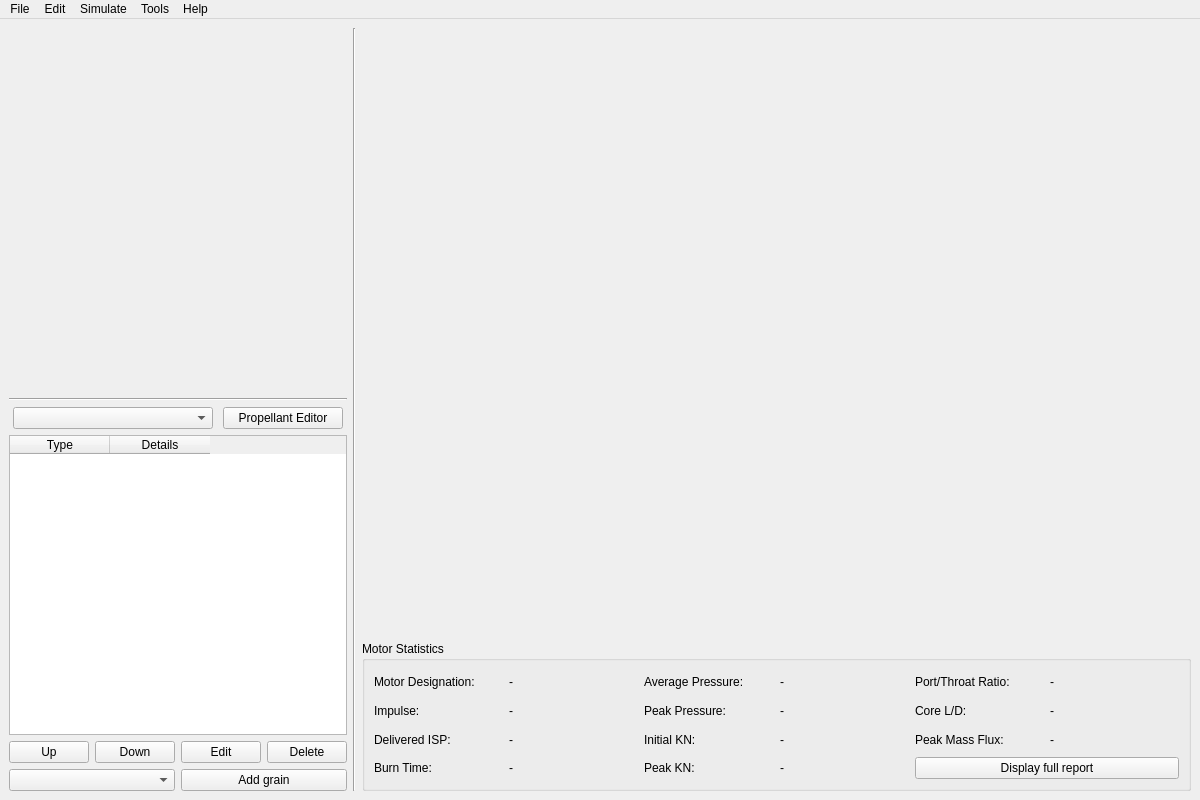
<?xml version="1.0" encoding="UTF-8"?>
<ui version="4.0">
 <class>MainWindow</class>
 <widget class="QMainWindow" name="MainWindow">
  <property name="geometry">
   <rect>
    <x>0</x>
    <y>0</y>
    <width>1200</width>
    <height>800</height>
   </rect>
  </property>
  <property name="minimumSize">
   <size>
    <width>1200</width>
    <height>800</height>
   </size>
  </property>
  <property name="maximumSize">
   <size>
    <width>16777215</width>
    <height>16777215</height>
   </size>
  </property>
  <property name="windowTitle">
   <string>openMotor</string>
  </property>
  <property name="windowIcon">
   <iconset>
    <normaloff>oMIconCycles.png</normaloff>oMIconCycles.png</iconset>
  </property>
  <widget class="QWidget" name="centralwidget">
   <property name="minimumSize">
    <size>
     <width>600</width>
     <height>0</height>
    </size>
   </property>
   <layout class="QHBoxLayout" name="horizontalLayout">
    <item>
     <layout class="QVBoxLayout" name="verticalLayout">
      <item>
       <widget class="motorEditor" name="motorEditor" native="true">
        <property name="sizePolicy">
         <sizepolicy hsizetype="Preferred" vsizetype="Expanding">
          <horstretch>0</horstretch>
          <verstretch>0</verstretch>
         </sizepolicy>
        </property>
        <layout class="QVBoxLayout" name="verticalLayout_3">
         <property name="leftMargin">
          <number>4</number>
         </property>
        </layout>
       </widget>
      </item>
      <item>
       <widget class="Line" name="line">
        <property name="orientation">
         <enum>Qt::Horizontal</enum>
        </property>
       </widget>
      </item>
      <item>
       <layout class="QHBoxLayout" name="horizontalLayout_3">
        <property name="topMargin">
         <number>0</number>
        </property>
        <item>
         <widget class="QComboBox" name="comboBoxPropellant">
          <property name="maximumSize">
           <size>
            <width>200</width>
            <height>16777215</height>
           </size>
          </property>
         </widget>
        </item>
        <item>
         <widget class="QPushButton" name="pushButtonPropEditor">
          <property name="sizePolicy">
           <sizepolicy hsizetype="Fixed" vsizetype="Fixed">
            <horstretch>0</horstretch>
            <verstretch>0</verstretch>
           </sizepolicy>
          </property>
          <property name="minimumSize">
           <size>
            <width>120</width>
            <height>0</height>
           </size>
          </property>
          <property name="maximumSize">
           <size>
            <width>120</width>
            <height>16777215</height>
           </size>
          </property>
          <property name="text">
           <string>Propellant Editor</string>
          </property>
         </widget>
        </item>
       </layout>
      </item>
      <item>
       <widget class="QTableWidget" name="tableWidgetGrainList">
        <property name="sizePolicy">
         <sizepolicy hsizetype="Fixed" vsizetype="Expanding">
          <horstretch>0</horstretch>
          <verstretch>0</verstretch>
         </sizepolicy>
        </property>
        <property name="maximumSize">
         <size>
          <width>400</width>
          <height>300</height>
         </size>
        </property>
        <property name="horizontalScrollBarPolicy">
         <enum>Qt::ScrollBarAlwaysOff</enum>
        </property>
        <property name="sizeAdjustPolicy">
         <enum>QAbstractScrollArea::AdjustIgnored</enum>
        </property>
        <property name="selectionMode">
         <enum>QAbstractItemView::SingleSelection</enum>
        </property>
        <property name="selectionBehavior">
         <enum>QAbstractItemView::SelectRows</enum>
        </property>
        <property name="textElideMode">
         <enum>Qt::ElideNone</enum>
        </property>
        <property name="columnCount">
         <number>2</number>
        </property>
        <attribute name="horizontalHeaderCascadingSectionResizes">
         <bool>false</bool>
        </attribute>
        <attribute name="verticalHeaderCascadingSectionResizes">
         <bool>false</bool>
        </attribute>
        <column>
         <property name="text">
          <string>Type</string>
         </property>
        </column>
        <column>
         <property name="text">
          <string>Details</string>
         </property>
        </column>
       </widget>
      </item>
      <item>
       <layout class="QHBoxLayout" name="horizontalLayout_2">
        <item>
         <widget class="QPushButton" name="pushButtonMoveGrainUp">
          <property name="text">
           <string>Up</string>
          </property>
         </widget>
        </item>
        <item>
         <widget class="QPushButton" name="pushButtonMoveGrainDown">
          <property name="text">
           <string>Down</string>
          </property>
         </widget>
        </item>
        <item>
         <widget class="QPushButton" name="pushButtonEditGrain">
          <property name="text">
           <string>Edit</string>
          </property>
         </widget>
        </item>
        <item>
         <widget class="QPushButton" name="pushButtonDeleteGrain">
          <property name="text">
           <string>Delete</string>
          </property>
         </widget>
        </item>
       </layout>
      </item>
      <item>
       <layout class="QHBoxLayout" name="horizontalLayout_4">
        <item>
         <widget class="QComboBox" name="comboBoxGrainGeometry"/>
        </item>
        <item>
         <widget class="QPushButton" name="pushButtonAddGrain">
          <property name="text">
           <string>Add grain</string>
          </property>
         </widget>
        </item>
       </layout>
      </item>
     </layout>
    </item>
    <item>
     <widget class="Line" name="line_2">
      <property name="orientation">
       <enum>Qt::Vertical</enum>
      </property>
     </widget>
    </item>
    <item>
     <layout class="QVBoxLayout" name="verticalLayout_2">
      <property name="leftMargin">
       <number>0</number>
      </property>
      <item>
       <widget class="graphWidget" name="graphWidget" native="true"/>
      </item>
      <item>
       <widget class="QGroupBox" name="groupBox">
        <property name="sizePolicy">
         <sizepolicy hsizetype="Expanding" vsizetype="Fixed">
          <horstretch>0</horstretch>
          <verstretch>0</verstretch>
         </sizepolicy>
        </property>
        <property name="minimumSize">
         <size>
          <width>300</width>
          <height>150</height>
         </size>
        </property>
        <property name="maximumSize">
         <size>
          <width>16777215</width>
          <height>150</height>
         </size>
        </property>
        <property name="title">
         <string>Motor Statistics</string>
        </property>
        <layout class="QGridLayout" name="gridLayout">
         <item row="2" column="1">
          <layout class="QHBoxLayout" name="horizontalLayoutInitialKN">
           <item>
            <widget class="QLabel" name="labelInitialKNText">
             <property name="text">
              <string>Initial KN:</string>
             </property>
            </widget>
           </item>
           <item>
            <widget class="QLabel" name="labelInitialKN">
             <property name="text">
              <string>-</string>
             </property>
            </widget>
           </item>
          </layout>
         </item>
         <item row="0" column="2">
          <layout class="QHBoxLayout" name="horizontalLayoutPortThroatRatio">
           <item>
            <widget class="QLabel" name="labelPortThroatRatioText">
             <property name="text">
              <string>Port/Throat Ratio:</string>
             </property>
            </widget>
           </item>
           <item>
            <widget class="QLabel" name="labelPortThroatRatio">
             <property name="text">
              <string>-</string>
             </property>
            </widget>
           </item>
          </layout>
         </item>
         <item row="1" column="2">
          <layout class="QHBoxLayout" name="horizontalLayoutCoreLD">
           <item>
            <widget class="QLabel" name="labelCoreLDText">
             <property name="text">
              <string>Core L/D:</string>
             </property>
            </widget>
           </item>
           <item>
            <widget class="QLabel" name="labelCoreLD">
             <property name="text">
              <string>-</string>
             </property>
            </widget>
           </item>
          </layout>
         </item>
         <item row="2" column="2">
          <layout class="QHBoxLayout" name="horizontalLayoutPeakMassFlux">
           <item>
            <widget class="QLabel" name="labelPeakMassFluxText">
             <property name="text">
              <string>Peak Mass Flux:</string>
             </property>
            </widget>
           </item>
           <item>
            <widget class="QLabel" name="labelPeakMassFlux">
             <property name="text">
              <string>-</string>
             </property>
            </widget>
           </item>
          </layout>
         </item>
         <item row="0" column="1">
          <layout class="QHBoxLayout" name="horizontalLayoutAveragePressure">
           <item>
            <widget class="QLabel" name="labelAveragePressureText">
             <property name="text">
              <string>Average Pressure:</string>
             </property>
            </widget>
           </item>
           <item>
            <widget class="QLabel" name="labelAveragePressure">
             <property name="text">
              <string>-</string>
             </property>
            </widget>
           </item>
          </layout>
         </item>
         <item row="1" column="0">
          <layout class="QHBoxLayout" name="horizontalLayoutImpulse">
           <item>
            <widget class="QLabel" name="labelImpulseText">
             <property name="text">
              <string>Impulse:</string>
             </property>
            </widget>
           </item>
           <item>
            <widget class="QLabel" name="labelImpulse">
             <property name="text">
              <string>-</string>
             </property>
            </widget>
           </item>
          </layout>
         </item>
         <item row="0" column="0">
          <layout class="QHBoxLayout" name="horizontalLayoutMotorDesignation">
           <item>
            <widget class="QLabel" name="labelMotorDesignationText">
             <property name="text">
              <string>Motor Designation:</string>
             </property>
            </widget>
           </item>
           <item>
            <widget class="QLabel" name="labelMotorDesignation">
             <property name="text">
              <string>-</string>
             </property>
            </widget>
           </item>
          </layout>
         </item>
         <item row="1" column="1">
          <layout class="QHBoxLayout" name="horizontalLayoutPeakPressure">
           <item>
            <widget class="QLabel" name="labelPeakPressureText">
             <property name="text">
              <string>Peak Pressure:</string>
             </property>
            </widget>
           </item>
           <item>
            <widget class="QLabel" name="labelPeakPressure">
             <property name="text">
              <string>-</string>
             </property>
            </widget>
           </item>
          </layout>
         </item>
         <item row="2" column="0">
          <layout class="QHBoxLayout" name="horizontalLayoutDeliveredISP">
           <item>
            <widget class="QLabel" name="labelDeliveredISPText">
             <property name="text">
              <string>Delivered ISP:</string>
             </property>
            </widget>
           </item>
           <item>
            <widget class="QLabel" name="labelDeliveredISP">
             <property name="text">
              <string>-</string>
             </property>
            </widget>
           </item>
          </layout>
         </item>
         <item row="3" column="0">
          <layout class="QHBoxLayout" name="horizontalLayoutBurnTime">
           <item>
            <widget class="QLabel" name="labelBurnTimeText">
             <property name="text">
              <string>Burn Time:</string>
             </property>
            </widget>
           </item>
           <item>
            <widget class="QLabel" name="labelBurnTime">
             <property name="text">
              <string>-</string>
             </property>
            </widget>
           </item>
          </layout>
         </item>
         <item row="3" column="1">
          <layout class="QHBoxLayout" name="horizontalLayoutPeakKN">
           <item>
            <widget class="QLabel" name="labelPeakKNText">
             <property name="text">
              <string>Peak KN:</string>
             </property>
            </widget>
           </item>
           <item>
            <widget class="QLabel" name="labelPeakKN">
             <property name="text">
              <string>-</string>
             </property>
            </widget>
           </item>
          </layout>
         </item>
         <item row="3" column="2">
          <widget class="QPushButton" name="pushButton_3">
           <property name="text">
            <string>Display full report</string>
           </property>
          </widget>
         </item>
        </layout>
       </widget>
      </item>
     </layout>
    </item>
   </layout>
  </widget>
  <widget class="QMenuBar" name="menubar">
   <property name="geometry">
    <rect>
     <x>0</x>
     <y>0</y>
     <width>1200</width>
     <height>21</height>
    </rect>
   </property>
   <widget class="QMenu" name="menuFile">
    <property name="title">
     <string>File</string>
    </property>
    <widget class="QMenu" name="menuExport">
     <property name="title">
      <string>Export</string>
     </property>
     <addaction name="separator"/>
     <addaction name="actionENGFile"/>
     <addaction name="actionImage"/>
     <addaction name="actionCSV"/>
    </widget>
    <addaction name="actionNew"/>
    <addaction name="actionOpen"/>
    <addaction name="actionSave"/>
    <addaction name="menuExport"/>
    <addaction name="actionQuit"/>
   </widget>
   <widget class="QMenu" name="menuSimulate">
    <property name="title">
     <string>Simulate</string>
    </property>
    <addaction name="separator"/>
    <addaction name="actionRunSimulation"/>
    <addaction name="actionGenerateReport"/>
   </widget>
   <widget class="QMenu" name="menuEdit">
    <property name="title">
     <string>Edit</string>
    </property>
    <addaction name="actionPreferences"/>
    <addaction name="actionPropellantEditor"/>
   </widget>
   <widget class="QMenu" name="menuHelp">
    <property name="title">
     <string>Help</string>
    </property>
    <addaction name="actionAboutOpenMotor"/>
   </widget>
   <widget class="QMenu" name="menuOptimize">
    <property name="title">
     <string>Tools</string>
    </property>
    <widget class="QMenu" name="menuSet">
     <property name="title">
      <string>Set</string>
     </property>
     <addaction name="actionMotor_Diameter"/>
     <addaction name="actionInitial_KN"/>
     <addaction name="actionMax_KN"/>
    </widget>
    <widget class="QMenu" name="menuOptimize_2">
     <property name="title">
      <string>Optimize</string>
     </property>
     <addaction name="actionExpansion_Ratio"/>
    </widget>
    <addaction name="menuSet"/>
    <addaction name="menuOptimize_2"/>
   </widget>
   <addaction name="menuFile"/>
   <addaction name="menuEdit"/>
   <addaction name="menuSimulate"/>
   <addaction name="menuOptimize"/>
   <addaction name="menuHelp"/>
  </widget>
  <action name="actionQuit">
   <property name="text">
    <string>Quit</string>
   </property>
   <property name="shortcut">
    <string>Ctrl+Q</string>
   </property>
  </action>
  <action name="actionOpen">
   <property name="text">
    <string>Open</string>
   </property>
   <property name="shortcut">
    <string>Ctrl+O</string>
   </property>
  </action>
  <action name="actionSave">
   <property name="text">
    <string>Save</string>
   </property>
   <property name="shortcut">
    <string>Ctrl+S</string>
   </property>
  </action>
  <action name="actionRunSimulation">
   <property name="text">
    <string>Run Simulation</string>
   </property>
   <property name="shortcut">
    <string>Ctrl+R</string>
   </property>
  </action>
  <action name="actionGenerateReport">
   <property name="text">
    <string>Generate Report</string>
   </property>
  </action>
  <action name="actionPreferences">
   <property name="text">
    <string>Preferences</string>
   </property>
   <property name="shortcut">
    <string>Ctrl+P</string>
   </property>
  </action>
  <action name="actionAboutOpenMotor">
   <property name="text">
    <string>About openMotor</string>
   </property>
  </action>
  <action name="actionNew">
   <property name="text">
    <string>New</string>
   </property>
   <property name="shortcut">
    <string>Ctrl+N</string>
   </property>
   <property name="shortcutVisibleInContextMenu">
    <bool>false</bool>
   </property>
  </action>
  <action name="actionENGFile">
   <property name="text">
    <string>ENG File</string>
   </property>
  </action>
  <action name="actionImage">
   <property name="text">
    <string>Image</string>
   </property>
  </action>
  <action name="actionCSV">
   <property name="text">
    <string>CSV</string>
   </property>
  </action>
  <action name="actionSetKN">
   <property name="text">
    <string>Set KN</string>
   </property>
  </action>
  <action name="actionExpansionRatio">
   <property name="text">
    <string>Expansion Ratio</string>
   </property>
  </action>
  <action name="actionPropellantEditor">
   <property name="text">
    <string>Propellant Editor</string>
   </property>
  </action>
  <action name="actionMotor_Diameter">
   <property name="text">
    <string>Motor Diameter</string>
   </property>
  </action>
  <action name="actionInitial_KN">
   <property name="text">
    <string>Initial KN</string>
   </property>
  </action>
  <action name="actionMax_KN">
   <property name="text">
    <string>Max KN</string>
   </property>
  </action>
  <action name="actionExpansion_Ratio">
   <property name="text">
    <string>Expansion Ratio</string>
   </property>
  </action>
 </widget>
 <customwidgets>
  <customwidget>
   <class>graphWidget</class>
   <extends>QWidget</extends>
   <header location="global">uilib</header>
   <container>1</container>
  </customwidget>
  <customwidget>
   <class>motorEditor</class>
   <extends>QWidget</extends>
   <header location="global">uilib</header>
   <container>1</container>
  </customwidget>
 </customwidgets>
 <resources/>
 <connections/>
</ui>
